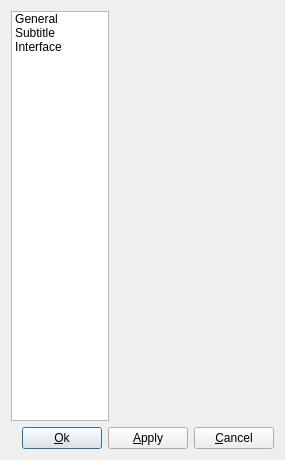
<ui version="4.0" >
 <class>PrefDialog</class>
 <widget class="QDialog" name="PrefDialog" >
  <property name="geometry" >
   <rect>
    <x>0</x>
    <y>0</y>
    <width>285</width>
    <height>452</height>
   </rect>
  </property>
  <property name="windowTitle" >
   <string>Preferences</string>
  </property>
  <layout class="QVBoxLayout" name="verticalLayout" >
   <item>
    <layout class="QHBoxLayout" name="horizontalLayout_2" >
     <item>
      <widget class="QListWidget" name="list" >
       <property name="minimumSize" >
        <size>
         <width>98</width>
         <height>410</height>
        </size>
       </property>
       <property name="maximumSize" >
        <size>
         <width>98</width>
         <height>16777215</height>
        </size>
       </property>
       <property name="dragDropMode" >
        <enum>QAbstractItemView::NoDragDrop</enum>
       </property>
       <property name="iconSize" >
        <size>
         <width>64</width>
         <height>64</height>
        </size>
       </property>
       <property name="movement" >
        <enum>QListView::Static</enum>
       </property>
       <property name="flow" >
        <enum>QListView::TopToBottom</enum>
       </property>
       <property name="layoutMode" >
        <enum>QListView::SinglePass</enum>
       </property>
       <property name="spacing" >
        <number>10</number>
       </property>
       <property name="viewMode" >
        <enum>QListView::IconMode</enum>
       </property>
       <item>
        <property name="text" >
         <string>General</string>
        </property>
        <property name="icon" >
         <iconset resource="../rsclist.qrc" >
          <normaloff>:/img/system-run.png</normaloff>:/img/system-run.png</iconset>
        </property>
       </item>
       <item>
        <property name="text" >
         <string>Subtitle</string>
        </property>
        <property name="icon" >
         <iconset resource="../rsclist.qrc" >
          <normaloff>:/img/subtitle.png</normaloff>:/img/subtitle.png</iconset>
        </property>
       </item>
       <item>
        <property name="text" >
         <string>Interface</string>
        </property>
        <property name="icon" >
         <iconset resource="../rsclist.qrc" >
          <normaloff>:/img/preferences-desktop-keyboard.png</normaloff>:/img/preferences-desktop-keyboard.png</iconset>
        </property>
       </item>
      </widget>
     </item>
     <item>
      <widget class="QStackedWidget" name="stack" >
       <property name="currentIndex" >
        <number>0</number>
       </property>
       <widget class="QWidget" name="page" />
      </widget>
     </item>
    </layout>
   </item>
   <item>
    <layout class="QHBoxLayout" name="horizontalLayout" >
     <item>
      <spacer name="horizontalSpacer" >
       <property name="orientation" >
        <enum>Qt::Horizontal</enum>
       </property>
       <property name="sizeHint" stdset="0" >
        <size>
         <width>40</width>
         <height>20</height>
        </size>
       </property>
      </spacer>
     </item>
     <item>
      <widget class="QPushButton" name="pushButton_3" >
       <property name="text" >
        <string>&amp;Ok</string>
       </property>
      </widget>
     </item>
     <item>
      <widget class="QPushButton" name="apply" >
       <property name="text" >
        <string>&amp;Apply</string>
       </property>
      </widget>
     </item>
     <item>
      <widget class="QPushButton" name="pushButton_2" >
       <property name="text" >
        <string>&amp;Cancel</string>
       </property>
      </widget>
     </item>
    </layout>
   </item>
  </layout>
 </widget>
 <resources>
  <include location="../rsclist.qrc" />
 </resources>
 <connections>
  <connection>
   <sender>list</sender>
   <signal>currentRowChanged(int)</signal>
   <receiver>stack</receiver>
   <slot>setCurrentIndex(int)</slot>
   <hints>
    <hint type="sourcelabel" >
     <x>64</x>
     <y>277</y>
    </hint>
    <hint type="destinationlabel" >
     <x>117</x>
     <y>282</y>
    </hint>
   </hints>
  </connection>
  <connection>
   <sender>pushButton_3</sender>
   <signal>clicked()</signal>
   <receiver>PrefDialog</receiver>
   <slot>accept()</slot>
   <hints>
    <hint type="sourcelabel" >
     <x>285</x>
     <y>467</y>
    </hint>
    <hint type="destinationlabel" >
     <x>50</x>
     <y>458</y>
    </hint>
   </hints>
  </connection>
  <connection>
   <sender>pushButton_2</sender>
   <signal>clicked()</signal>
   <receiver>PrefDialog</receiver>
   <slot>reject()</slot>
   <hints>
    <hint type="sourcelabel" >
     <x>385</x>
     <y>474</y>
    </hint>
    <hint type="destinationlabel" >
     <x>255</x>
     <y>479</y>
    </hint>
   </hints>
  </connection>
 </connections>
</ui>
